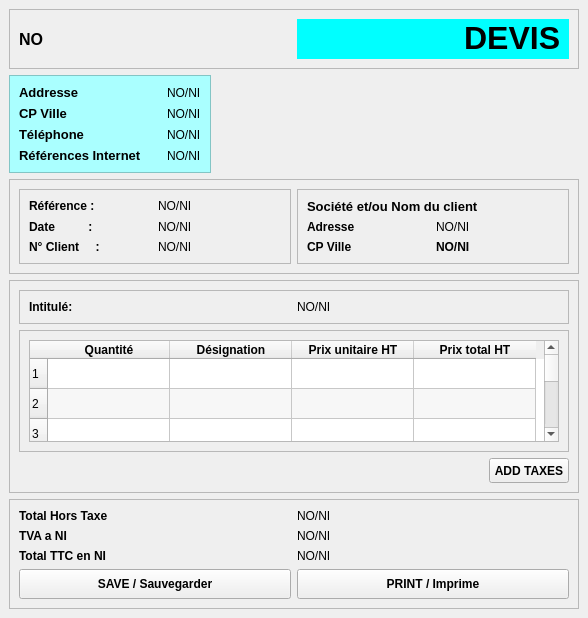
<?xml version="1.0" encoding="UTF-8"?>
<ui version="4.0">
 <class>DevisMainWindow</class>
 <widget class="QMainWindow" name="DevisMainWindow">
  <property name="geometry">
   <rect>
    <x>0</x>
    <y>0</y>
    <width>588</width>
    <height>618</height>
   </rect>
  </property>
  <property name="windowTitle">
   <string>DevisMainWindow</string>
  </property>
  <widget class="QWidget" name="centralwidget">
   <layout class="QVBoxLayout" name="verticalLayout">
    <item alignment="Qt::AlignTop">
     <widget class="QFrame" name="frame">
      <property name="frameShape">
       <enum>QFrame::StyledPanel</enum>
      </property>
      <property name="frameShadow">
       <enum>QFrame::Raised</enum>
      </property>
      <layout class="QHBoxLayout" name="horizontalLayout">
       <item>
        <widget class="QLabel" name="our_socity_name">
         <property name="font">
          <font>
           <pointsize>12</pointsize>
           <weight>75</weight>
           <bold>true</bold>
          </font>
         </property>
         <property name="text">
          <string>NO</string>
         </property>
        </widget>
       </item>
       <item>
        <widget class="QLabel" name="label_2">
         <property name="minimumSize">
          <size>
           <width>0</width>
           <height>40</height>
          </size>
         </property>
         <property name="font">
          <font>
           <weight>75</weight>
           <bold>true</bold>
          </font>
         </property>
         <property name="styleSheet">
          <string notr="true">background-color: rgb(0, 255, 255);</string>
         </property>
         <property name="text">
          <string>&lt;html&gt;&lt;head/&gt;&lt;body&gt;&lt;p align=&quot;right&quot;&gt;&lt;span style=&quot; font-size:24pt;;&quot;&gt;DEVIS &lt;/span&gt;&lt;/p&gt;&lt;/body&gt;&lt;/html&gt;</string>
         </property>
        </widget>
       </item>
      </layout>
     </widget>
    </item>
    <item alignment="Qt::AlignLeft|Qt::AlignTop">
     <widget class="QFrame" name="frame_2">
      <property name="styleSheet">
       <string notr="true">background-color: rgb(170, 255, 255);</string>
      </property>
      <property name="frameShape">
       <enum>QFrame::StyledPanel</enum>
      </property>
      <property name="frameShadow">
       <enum>QFrame::Raised</enum>
      </property>
      <layout class="QGridLayout" name="gridLayout">
       <property name="horizontalSpacing">
        <number>25</number>
       </property>
       <item row="1" column="1">
        <widget class="QLabel" name="our_cp_ville">
         <property name="text">
          <string>NO/NI</string>
         </property>
        </widget>
       </item>
       <item row="3" column="0">
        <widget class="QLabel" name="label_5">
         <property name="font">
          <font>
           <pointsize>10</pointsize>
           <weight>75</weight>
           <bold>true</bold>
          </font>
         </property>
         <property name="text">
          <string>Références Internet</string>
         </property>
        </widget>
       </item>
       <item row="0" column="1">
        <widget class="QLabel" name="our_aadresse">
         <property name="text">
          <string>NO/NI</string>
         </property>
        </widget>
       </item>
       <item row="0" column="0">
        <widget class="QLabel" name="label">
         <property name="font">
          <font>
           <pointsize>10</pointsize>
           <weight>75</weight>
           <bold>true</bold>
          </font>
         </property>
         <property name="text">
          <string>Addresse</string>
         </property>
        </widget>
       </item>
       <item row="2" column="0">
        <widget class="QLabel" name="label_4">
         <property name="font">
          <font>
           <pointsize>10</pointsize>
           <weight>75</weight>
           <bold>true</bold>
          </font>
         </property>
         <property name="text">
          <string>Téléphone</string>
         </property>
        </widget>
       </item>
       <item row="1" column="0">
        <widget class="QLabel" name="label_3">
         <property name="font">
          <font>
           <pointsize>10</pointsize>
           <weight>75</weight>
           <bold>true</bold>
          </font>
         </property>
         <property name="text">
          <string>CP Ville</string>
         </property>
        </widget>
       </item>
       <item row="2" column="1">
        <widget class="QLabel" name="our_telephone">
         <property name="text">
          <string>NO/NI</string>
         </property>
        </widget>
       </item>
       <item row="3" column="1">
        <widget class="QLabel" name="ou_url">
         <property name="text">
          <string>NO/NI</string>
         </property>
        </widget>
       </item>
      </layout>
     </widget>
    </item>
    <item>
     <widget class="QFrame" name="frame_3">
      <property name="frameShape">
       <enum>QFrame::StyledPanel</enum>
      </property>
      <property name="frameShadow">
       <enum>QFrame::Raised</enum>
      </property>
      <layout class="QHBoxLayout" name="horizontalLayout_2">
       <item>
        <widget class="QFrame" name="frame_6">
         <property name="frameShape">
          <enum>QFrame::StyledPanel</enum>
         </property>
         <property name="frameShadow">
          <enum>QFrame::Raised</enum>
         </property>
         <layout class="QGridLayout" name="gridLayout_2">
          <item row="1" column="0">
           <widget class="QLabel" name="label_7">
            <property name="font">
             <font>
              <weight>75</weight>
              <bold>true</bold>
             </font>
            </property>
            <property name="text">
             <string>Date          : </string>
            </property>
           </widget>
          </item>
          <item row="2" column="0">
           <widget class="QLabel" name="label_8">
            <property name="font">
             <font>
              <weight>75</weight>
              <bold>true</bold>
             </font>
            </property>
            <property name="text">
             <string>N° Client     :</string>
            </property>
           </widget>
          </item>
          <item row="0" column="0">
           <widget class="QLabel" name="label_6">
            <property name="font">
             <font>
              <weight>75</weight>
              <bold>true</bold>
             </font>
            </property>
            <property name="text">
             <string>Référence : </string>
            </property>
           </widget>
          </item>
          <item row="0" column="1">
           <widget class="QLabel" name="devis_ref">
            <property name="text">
             <string>NO/NI</string>
            </property>
           </widget>
          </item>
          <item row="1" column="1">
           <widget class="QLabel" name="devis_date">
            <property name="text">
             <string>NO/NI</string>
            </property>
           </widget>
          </item>
          <item row="2" column="1">
           <widget class="QLabel" name="devis_client_number">
            <property name="text">
             <string>NO/NI</string>
            </property>
           </widget>
          </item>
         </layout>
        </widget>
       </item>
       <item>
        <widget class="QFrame" name="frame_7">
         <property name="frameShape">
          <enum>QFrame::StyledPanel</enum>
         </property>
         <property name="frameShadow">
          <enum>QFrame::Raised</enum>
         </property>
         <layout class="QGridLayout" name="gridLayout_3">
          <item row="1" column="0">
           <widget class="QLabel" name="label_13">
            <property name="font">
             <font>
              <weight>75</weight>
              <bold>true</bold>
             </font>
            </property>
            <property name="text">
             <string>Adresse</string>
            </property>
           </widget>
          </item>
          <item row="2" column="0">
           <widget class="QLabel" name="label_14">
            <property name="font">
             <font>
              <weight>75</weight>
              <bold>true</bold>
             </font>
            </property>
            <property name="text">
             <string>CP Ville</string>
            </property>
           </widget>
          </item>
          <item row="1" column="1">
           <widget class="QLabel" name="client_address">
            <property name="text">
             <string>NO/NI</string>
            </property>
           </widget>
          </item>
          <item row="2" column="1">
           <widget class="QLabel" name="client_cp_ville">
            <property name="font">
             <font>
              <weight>75</weight>
              <bold>true</bold>
             </font>
            </property>
            <property name="text">
             <string>NO/NI</string>
            </property>
           </widget>
          </item>
          <item row="0" column="0" colspan="2">
           <widget class="QLabel" name="client_name">
            <property name="font">
             <font>
              <pointsize>10</pointsize>
              <weight>75</weight>
              <bold>true</bold>
             </font>
            </property>
            <property name="text">
             <string>Société et/ou Nom du client</string>
            </property>
           </widget>
          </item>
         </layout>
        </widget>
       </item>
      </layout>
     </widget>
    </item>
    <item>
     <widget class="QFrame" name="frame_4">
      <property name="frameShape">
       <enum>QFrame::StyledPanel</enum>
      </property>
      <property name="frameShadow">
       <enum>QFrame::Raised</enum>
      </property>
      <layout class="QVBoxLayout" name="verticalLayout_2">
       <item>
        <widget class="QFrame" name="frame_8">
         <property name="frameShape">
          <enum>QFrame::StyledPanel</enum>
         </property>
         <property name="frameShadow">
          <enum>QFrame::Raised</enum>
         </property>
         <layout class="QHBoxLayout" name="horizontalLayout_3">
          <item>
           <widget class="QLabel" name="label_17">
            <property name="font">
             <font>
              <weight>75</weight>
              <bold>true</bold>
             </font>
            </property>
            <property name="text">
             <string>Intitulé: </string>
            </property>
           </widget>
          </item>
          <item>
           <widget class="QLabel" name="project_description">
            <property name="text">
             <string>NO/NI</string>
            </property>
           </widget>
          </item>
         </layout>
        </widget>
       </item>
       <item>
        <widget class="QFrame" name="frame_9">
         <property name="frameShape">
          <enum>QFrame::StyledPanel</enum>
         </property>
         <property name="frameShadow">
          <enum>QFrame::Raised</enum>
         </property>
         <layout class="QHBoxLayout" name="horizontalLayout_4">
          <item>
           <widget class="QTableWidget" name="devis_table">
            <property name="sizeAdjustPolicy">
             <enum>QAbstractScrollArea::AdjustToContents</enum>
            </property>
            <property name="alternatingRowColors">
             <bool>true</bool>
            </property>
            <property name="sortingEnabled">
             <bool>true</bool>
            </property>
            <property name="rowCount">
             <number>20</number>
            </property>
            <attribute name="horizontalHeaderCascadingSectionResizes">
             <bool>true</bool>
            </attribute>
            <attribute name="horizontalHeaderDefaultSectionSize">
             <number>122</number>
            </attribute>
            <attribute name="horizontalHeaderShowSortIndicator" stdset="0">
             <bool>true</bool>
            </attribute>
            <row/>
            <row/>
            <row/>
            <row/>
            <row/>
            <row/>
            <row/>
            <row/>
            <row/>
            <row/>
            <row/>
            <row/>
            <row/>
            <row/>
            <row/>
            <row/>
            <row/>
            <row/>
            <row/>
            <row/>
            <column>
             <property name="text">
              <string>Quantité</string>
             </property>
             <property name="font">
              <font>
               <weight>75</weight>
               <bold>true</bold>
              </font>
             </property>
            </column>
            <column>
             <property name="text">
              <string>Désignation</string>
             </property>
             <property name="font">
              <font>
               <weight>75</weight>
               <bold>true</bold>
              </font>
             </property>
            </column>
            <column>
             <property name="text">
              <string>Prix unitaire HT</string>
             </property>
             <property name="font">
              <font>
               <weight>75</weight>
               <bold>true</bold>
              </font>
             </property>
            </column>
            <column>
             <property name="text">
              <string>Prix total HT</string>
             </property>
             <property name="font">
              <font>
               <weight>75</weight>
               <bold>true</bold>
              </font>
             </property>
            </column>
           </widget>
          </item>
         </layout>
        </widget>
       </item>
       <item alignment="Qt::AlignRight">
        <widget class="QPushButton" name="add_taxes_btn">
         <property name="minimumSize">
          <size>
           <width>0</width>
           <height>25</height>
          </size>
         </property>
         <property name="font">
          <font>
           <weight>75</weight>
           <bold>true</bold>
          </font>
         </property>
         <property name="text">
          <string>ADD TAXES</string>
         </property>
        </widget>
       </item>
      </layout>
     </widget>
    </item>
    <item>
     <widget class="QFrame" name="frame_5">
      <property name="frameShape">
       <enum>QFrame::StyledPanel</enum>
      </property>
      <property name="frameShadow">
       <enum>QFrame::Raised</enum>
      </property>
      <layout class="QGridLayout" name="gridLayout_4">
       <item row="0" column="1">
        <widget class="QLabel" name="total_no_taxe">
         <property name="text">
          <string>NO/NI</string>
         </property>
        </widget>
       </item>
       <item row="1" column="1">
        <widget class="QLabel" name="tva">
         <property name="text">
          <string>NO/NI</string>
         </property>
        </widget>
       </item>
       <item row="2" column="1">
        <widget class="QLabel" name="ful_total">
         <property name="text">
          <string>NO/NI</string>
         </property>
        </widget>
       </item>
       <item row="1" column="0">
        <widget class="QLabel" name="label_20">
         <property name="font">
          <font>
           <weight>75</weight>
           <bold>true</bold>
          </font>
         </property>
         <property name="text">
          <string>TVA a NI</string>
         </property>
        </widget>
       </item>
       <item row="0" column="0">
        <widget class="QLabel" name="label_19">
         <property name="font">
          <font>
           <weight>75</weight>
           <bold>true</bold>
          </font>
         </property>
         <property name="text">
          <string>Total Hors Taxe</string>
         </property>
        </widget>
       </item>
       <item row="2" column="0">
        <widget class="QLabel" name="label_21">
         <property name="font">
          <font>
           <weight>75</weight>
           <bold>true</bold>
          </font>
         </property>
         <property name="text">
          <string>Total TTC en NI</string>
         </property>
        </widget>
       </item>
       <item row="3" column="1">
        <widget class="QPushButton" name="print_btn">
         <property name="minimumSize">
          <size>
           <width>0</width>
           <height>30</height>
          </size>
         </property>
         <property name="font">
          <font>
           <weight>75</weight>
           <bold>true</bold>
          </font>
         </property>
         <property name="text">
          <string>PRINT / Imprime</string>
         </property>
        </widget>
       </item>
       <item row="3" column="0">
        <widget class="QPushButton" name="save_btn">
         <property name="minimumSize">
          <size>
           <width>0</width>
           <height>30</height>
          </size>
         </property>
         <property name="font">
          <font>
           <weight>75</weight>
           <bold>true</bold>
          </font>
         </property>
         <property name="text">
          <string>SAVE / Sauvegarder</string>
         </property>
        </widget>
       </item>
      </layout>
     </widget>
    </item>
   </layout>
  </widget>
 </widget>
 <resources/>
 <connections/>
</ui>
